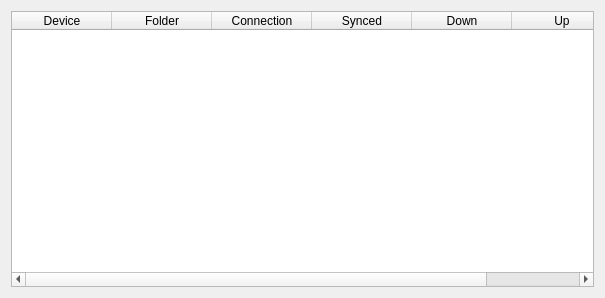
<?xml version="1.0" encoding="UTF-8"?>
<ui version="4.0">
 <class>DevicesWidget</class>
 <widget class="QWidget" name="DevicesWidget">
  <property name="geometry">
   <rect>
    <x>0</x>
    <y>0</y>
    <width>605</width>
    <height>298</height>
   </rect>
  </property>
  <property name="windowTitle">
   <string>Form</string>
  </property>
  <layout class="QVBoxLayout" name="verticalLayout">
   <item>
    <widget class="QTableWidget" name="devicesTable">
     <property name="editTriggers">
      <set>QAbstractItemView::NoEditTriggers</set>
     </property>
     <property name="selectionMode">
      <enum>QAbstractItemView::SingleSelection</enum>
     </property>
     <column>
      <property name="text">
       <string>Device</string>
      </property>
     </column>
     <column>
      <property name="text">
       <string>Folder</string>
      </property>
     </column>
     <column>
      <property name="text">
       <string>Connection</string>
      </property>
     </column>
     <column>
      <property name="text">
       <string>Synced</string>
      </property>
     </column>
     <column>
      <property name="text">
       <string>Down</string>
      </property>
     </column>
     <column>
      <property name="text">
       <string>Up</string>
      </property>
     </column>
    </widget>
   </item>
  </layout>
 </widget>
 <resources/>
 <connections/>
</ui>
